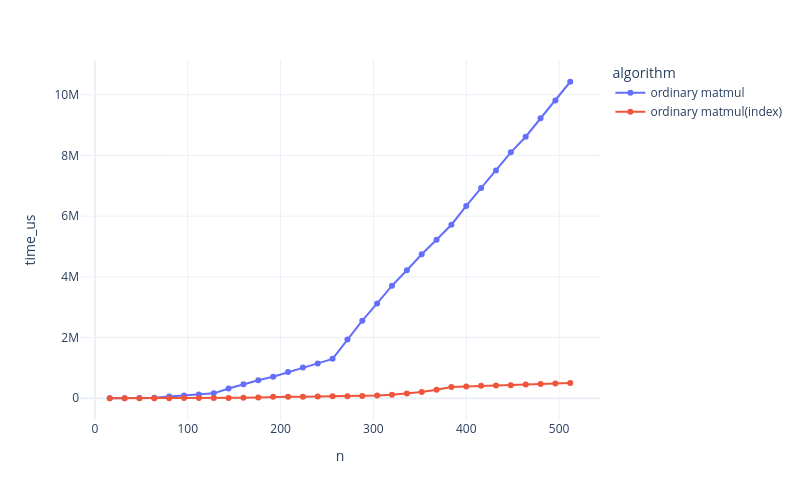

The notebook cell this image was saved under:
### Markdown cell above
There are four kind of matrix multiplication algorithms:
- bruteforce matmul

    simply use 3 for loops to perform the matrix multiplication, by its defination.$$O(N^3)$$ 
    - `matmul_bruteforce`
- ordinary matmul

    use naive divide and conquer algorithms to perform matrix multiplication.$$O(N^3)$$ \
    Two implementations:
    - `matmul_ordinary`
        create matrixes and allocate lots of space again and again when operating.
    - `matmul_ordinary_index`
        simply pass the indexes in recursion, save memories.
- strassen matmul
    use Strassen's algorithms, only applies to matrixes whose number of row is $2^n$.$$O(N^{log_2^7})$$ \
    Two implementation:
    - `strassen_ordinary`
        create matrixes and allocate lots of space again and again when operating.
    - `strassen_ordinary_index`
        pass the indexes in recursion, allocate less spaces.
- strassen matmul padding
    pad the matrixes of any size to a square matrixes whose number of row is $2^n$, and then use the strassen algorithm.\
    Two implementation:
    - `strassen_ordinary_padding`
    - `strassen_ordinary_padding_index`

### Code cell
fig = px.line(df[df["algorithm"].isin(["ordinary matmul", "ordinary matmul(index)"])],
              x='n',
              y='time_us',
              color='algorithm',
              markers=True)
fig.show()

### Figure 1 — Plotly figure (JSON) as saved in the notebook; plotly's stock layout.template omitted (floating-point values rounded to 4 significant figures)
{"data": [{"hovertemplate": "algorithm=ordinary matmul<br>n=%{x}<br>time_us=%{y}<extra></extra>", "legendgroup": "ordinary matmul", "line": {"color": "#636efa", "dash": "solid"}, "marker": {"symbol": "circle"}, "mode": "lines+markers", "name": "ordinary matmul", "orientation": "v", "showlegend": true, "type": "scatter", "x": [16, 32, 48, 64, 80, 96, 112, 128, 144, 160, 176, 192, 208, 224, 240, 256, 272, 288, 304, 320, 336, 352, 368, 384, 400, 416, 432, 448, 464, 480, 496, 512], "xaxis": "x", "y": [309, 2477, 11003, 19946, 57477, 88557, 126133, 161678, 319907, 461712, 591897, 709170, 863361, 1009850, 1148245, 1298183, 1935449, 2557321, 3125577, 3708155, 4218760, 4742520, 5224468, 5717414, 6337418, 6927658, 7500830, 8102450, 8617542, 9229712, 9814943, 10428734], "yaxis": "y"}, {"hovertemplate": "algorithm=ordinary matmul(index)<br>n=%{x}<br>time_us=%{y}<extra></extra>", "legendgroup": "ordinary matmul(index)", "line": {"color": "#EF553B", "dash": "solid"}, "marker": {"symbol": "circle"}, "mode": "lines+markers", "name": "ordinary matmul(index)", "orientation": "v", "showlegend": true, "type": "scatter", "x": [16, 32, 48, 64, 80, 96, 112, 128, 144, 160, 176, 192, 208, 224, 240, 256, 272, 288, 304, 320, 336, 352, 368, 384, 400, 416, 432, 448, 464, 480, 496, 512], "xaxis": "x", "y": [15, 122, 725, 976, 1816, 5766, 6660, 7788, 9607, 14476, 25761, 46167, 50784, 53419, 58556, 62424, 69210, 77099, 92709, 116093, 155617, 206753, 278853, 371202, 388907, 409195, 418489, 429862, 452479, 472296, 488589, 502296], "yaxis": "y"}], "layout": {"height": 500, "legend": {"title": {"text": "algorithm"}, "tracegroupgap": 0}, "margin": {"t": 60}, "width": 800, "xaxis": {"anchor": "y", "domain": [0, 1], "title": {"text": "n"}}, "yaxis": {"anchor": "x", "domain": [0, 1], "title": {"text": "time_us"}}}}
